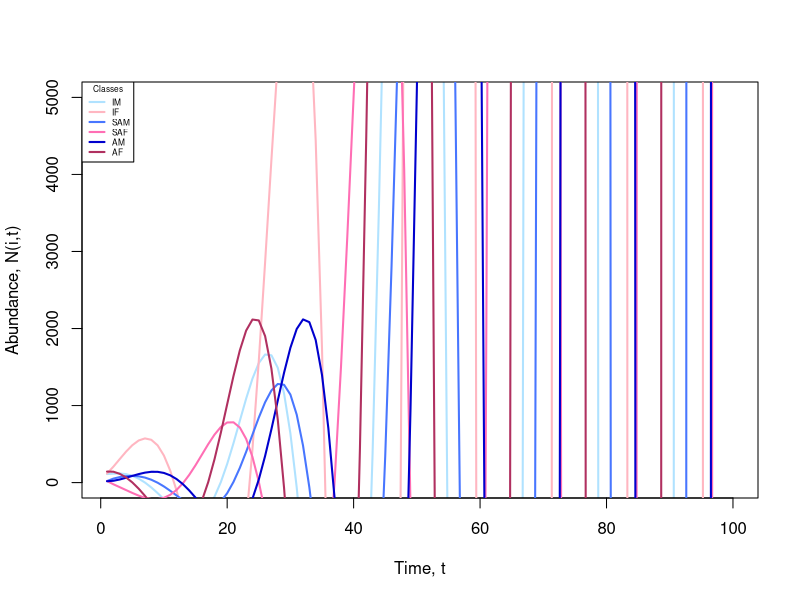

Write R code to recreate this figure.
  ## Cape peninsula Chacma baboon population model ##
par(mfrow=c(1,1))

# Allocate time-span
tspan <- 100

#AF>I = 0.657 so AF>IF & AF>IM = 
1.0308/2  #0.5154

# Class transitions rates
F1m <- 0.3623 #IM>SAM
F1f <- -0.2485 #IF>SAF
F2m <- 0.3670 #SAM>AM
F2f <- 0.6006 #SAF>AF
F3m <- 0.5154 #AF>IM
F3f <- 0.5154 #AF>IF

#proportion that remain in same class (1-Fx)
RIM <- 1-F1m  #IM
RIF <- 1-F1f  #IF
RSAM <- 1-F2m #SAM
RSAF <- 1-F2f #SAF

# Survival rates 
P1m <- 0.9*RIM #IM>IM = 0.6584
P1f <- 0.9*RIF #IF>IF = 0.7435
P2m <- 0.9*RSAM #SAM>SAM = 0.6072
P2f <- 0.9*RSAF #SAF>SAF = 0.2509
P3m <- 0.9 #AM>AM
P3f <- 0.9 #AF>AF
  
# Transition Matrix
# row is the source class and column is the destination class
TM <- matrix(c(P1m, 0, 0, 0, 0, F2m,
               0, P1f, 0, 0, 0, F3f,
               F1m, 0, P2m, 0, 0, 0,
               0, F1f, 0, P2f, 0, 0,
               0, 0, F2m, 0, P3m, 0,
               0, 0, 0, F2f, 0, P3f), nrow = 6, ncol = 6, byrow = TRUE)

# Pre-allocate matrix to store pop densities for each age class across time
n <- matrix(0, nrow = 6, ncol = tspan)

# Initiate pop densities
#  classes: IM, IF, SAM, SAF, AM, AF
#   in 2018:
n[, 1] = c(111, 118, 20, 21, 18, 143)

# simulate pop trajectories
for(t in 1:(tspan-1)){1
  n[, t+1] = TM %*% n[,t]}   # matrix-vector product 

# Plot as time series
plot(1:tspan, n[1,], type = 'l', col = 'lightskyblue1', lwd = 2, xlab = "Time, t", 
     ylab = "Abundance, N(i,t)", ylim = c(0,5000))               #IM
lines(1:tspan, n[2,], col = 'lightpink', lwd = 2)   #IF
lines(1:tspan, n[3,], col = 'royalblue1', lwd = 2)  #SAM
lines(1:tspan, n[4,], col = 'hotpink1', lwd = 2) #SAF
lines(1:tspan, n[5,], col = 'blue3', lwd = 2) #AM
lines(1:tspan, n[6,], col = 'maroon', lwd = 2)   #AF
legend("topleft", legend = c("IM", "IF", "SAM", "SAF", "AM", "AF"), 
       col = c("lightskyblue1", "lightpink", "royalblue1", "hotpink1", "blue3", "maroon"), 
       lwd = 2, cex = 0.5, title = "Classes", bg = "white")

## Actual class sizes in first and last year of data
#  classes: IM, IF, SAM, SAF, AM, AF
#2018 
c(111, 118, 20, 21, 18, 143)
#2023
c(118, 127, 31, 15, 35, 162)


